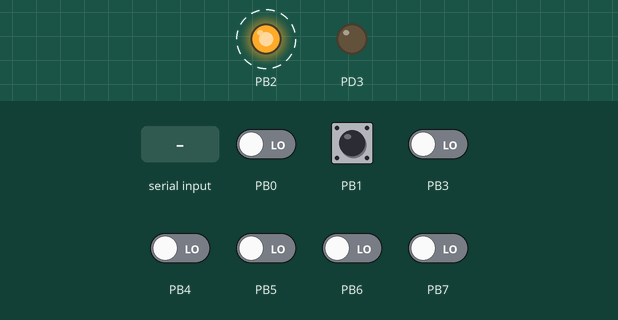
This program was run on a simulated ATmega328P, built with avr-gcc and emulated at 16 MHz. On the bench: output pins drawn as LEDs (lit = HIGH). Dashed ring = blinking. The test bench sets the inputs (shaded band); at power-on: PB1 HIGH, PB0, PB3–7 LOW. EEPROM starts erased; what the program prints to the serial monitor is not drawn.

Above: at 1.25 s.
1.3 s: "1\n" received over Serial
Timing chart, 0 to 10.3 s (numbered marks = the images above; inputs shaded):
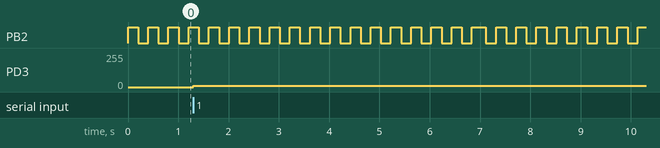

Measured:
- after the input at 1.3 s, PD3: 0/255 → 10/255 at once
- by itself, PB2: alternates HIGH for 0.20 s and LOW for 0.20 s

The program:

main.c
```c
#include "PlasmaSpeaker.h"

#include <string.h>
#include <stdio.h>

// Uncomment to skip entering into binary mode
// For debug purposes
#define PLAY_MUSIC

// 1024 byte circular buffer
// If head == tail, buffer is empty
#define tune_buffer_max_len 1024
uint8_t tune_buffer[tune_buffer_max_len];

uint16_t head; // First free data index, put new data at this index and increase
uint16_t tail; // First available data index, fetch data from this index and increase
uint8_t tone;
volatile bool tune_buffer_empty;

int16_t buffer_push(uint8_t data)
{
	int16_t next = head + 1;
	if (next >= tune_buffer_max_len)
	{
		next = 0;
	}

	// Circular buffer full
	if (next == tail)
	{
		return -1;
	}

	tune_buffer[head] = data;
	head = next;

	// Success
	return 0;
}

int16_t buffer_pop(uint8_t *data)
{
	// Circular buffer empty
	if (head == tail)
	{
		return -1;
	}

	int16_t next = tail + 1;
	if(next >= tune_buffer_max_len)
	{
		next = 0;
	}

	*data = tune_buffer[tail];
	tail = next;

	// Success
	return 0;
}

// Change PCM sample 8000 times a second if there's any, or request new samples
void callback_8000hz()
{
#ifdef PLAY_MUSIC

	if (buffer_pop(&tone) == 0)
	{
		tone_pwm_update(tone);
	}
	else
	{
		tune_buffer_empty = true;
	}

#endif
}

int main(void)
{
	pinNum_t in_button = B1;
	pinNum_t status_led = B2;

	logicLevel_t status_led_on = HIGH;
	logicLevel_t in_button_last = HIGH;

	tone_pwm_init();

	pinMode(in_button, MODE_INPUT_PULLUP);
	pinMode(status_led, MODE_OUTPUT);
	pinWrite(status_led, status_led_on);

	timer_init();
	timeMs_t lastFlashTime = timer_ms();

	uint8_t quickflashCount = 0;

	// TODO: Read from EEPROM
	uint8_t quickFlashCountNum = eeprom_read8_default(0, 10);
	timeMs_t quickFlashDivider = (timeMs_t)eeprom_read8_default(1, 4);
	timeMs_t flashInterval = (timeMs_t)eeprom_read16_default(2, 200); // flash LED every 200 ms

	uart_init();
	uart_write_str("DISCARD_LINE\n");
	uart_write_str("Hello World!\n");

	// Print EEPROM variables while still in text mode
	uart_write_str("quickFlashCountNum = ");
	uart_write_uint8(quickFlashCountNum);
	uart_write_str("\nquickFlashDivider = ");
	uart_write_uint8(quickFlashDivider);
	uart_write_str("\nflashInterval = ");
	uart_write_uint16(flashInterval);
	uart_write_str("\n\n");

#ifdef PLAY_MUSIC
	volatile bool requested_data = false;
	uart_write_str("BINARY\n");
	uart_set_binary_mode(true);
#endif

	while (1)
	{
		//watchdogReset();

#ifdef PLAY_MUSIC
		// Buffer empty, request more data
		if (tune_buffer_empty)
		{
			if (!requested_data)
			{
				uart_write_16(tune_buffer_max_len);
				requested_data = true;
			}
		}

		// Receive sound data from PC via UART and fill circular buffer
		uint8_t rec_play_tone;
		while (uart_read_byte(&rec_play_tone))
		{
			if (!buffer_push(rec_play_tone))
			{
				tune_buffer_empty = false;
				requested_data = false;
			}
			else
			{
				break;
			}
		}
#endif

		// Sanity test button
		// Make the LED toggle faster for a small period
		logicLevel_t in_button_cur = pinRead(in_button);
		if (in_button_cur != in_button_last)
		{
			in_button_last = in_button_cur;
			if (in_button_cur == HIGH)
			{
#ifndef PLAY_MUSIC
				uart_write_str("HIGH\n");
#endif

				quickflashCount = quickFlashCountNum;
			}
			else
			{
#ifndef PLAY_MUSIC
				uart_write_str("LOW\n");
#endif
			}
		}

		// LED flashing
		timeMs_t curTime = timer_ms();
		timeMs_t curFlashInterval = flashInterval;

		// If button was pressed and quickflashCount was increased
		// make the LED blink quickFlashDivider-times faster
		if (quickflashCount > 0)
		{
			curFlashInterval = curFlashInterval / quickFlashDivider;
		}

		if ((curTime - lastFlashTime) > curFlashInterval)
		{
			lastFlashTime = curTime;
			status_led_on = !status_led_on;

			if (quickflashCount > 0)
			{
				quickflashCount--;
			}
			else
			{
				quickflashCount = 0;
			}

			pinWrite(status_led, status_led_on);
		}
	}
}
```

PlasmaSpeaker.h
```c
#pragma once

//#define F_CPU 16000000UL
#define F_CPU 16000000UL
//            16000000UL

#include <stddef.h>
#include <stdbool.h>
#include <avr/io.h>
#include <util/delay.h>

typedef int pinNum_t;
typedef int pinMode_t;
typedef uint8_t logicLevel_t;

typedef uint16_t timeMs_t;
typedef uint32_t timeUs_t;

#define B0 0
#define B1 1
#define B2 2
#define B3 3
#define B4 4
#define B5 5
#define B6 6
#define B7 7

#define C0 8
#define C1 9
#define C2 10
#define C3 11
#define C4 12
#define C5 13
#define C6 14
#define C7 15

#define D0 16
#define D1 17
#define D2 18
#define D3 19
#define D4 20
#define D5 21
#define D6 22
#define D7 23

#define MODE_INPUT 0
#define MODE_INPUT_PULLUP 1
#define MODE_OUTPUT 2

#define HIGH 1
#define LOW 0

#define BIT(b) (1 << (b))

// Pin IO functions
volatile uint8_t* pinDDR(pinNum_t pinNum);
volatile uint8_t* pinPort(pinNum_t pinNum);
void pinMode(pinNum_t pinNum, pinMode_t pinMode);
void pinWrite(pinNum_t pinNum, logicLevel_t level);
uint8_t pinRead(pinNum_t pinNum);
logicLevel_t invertLevel(logicLevel_t level);

// Watchdog functions
void watchdogEnable(bool en);
void watchdogReset();

// UART functions
void uart_init();
bool uart_line_available();
uint16_t uart_read(char* input);
void uart_write(const char* output, uint16_t length);
void uart_set_binary_mode(bool binary_mode);
bool uart_is_binary();
bool uart_read_byte(uint8_t* out_byte);
void uart_write_8(uint8_t byte);
void uart_write_16(uint16_t ushort);
void uart_write_str(const char* str);
void uart_write_uint16(uint16_t num);
void uart_write_uint8(uint8_t num);

// Timer functions
void timer_init();
timeMs_t timer_ms();
void timer_delay_ms(timeMs_t ms);

// PWM functions
void tone_pwm_init();
void tone_pwm_update(uint8_t tone);

// EEPROM functions
void eeprom_write8(uint8_t offset, uint8_t byte);
uint8_t eeprom_read8(uint8_t offset);
void eeprom_write16(uint8_t offset, uint16_t ushort);
uint16_t eeprom_read16(uint8_t offset);
uint8_t eeprom_read8_default(uint8_t offset, uint8_t def);
uint16_t eeprom_read16_default(uint8_t offset, uint16_t def);
```

eeprom.c
```c
#include "PlasmaSpeaker.h"
#include <avr/io.h>
#include <avr/eeprom.h>

void eeprom_write8(uint8_t offset, uint8_t byte)
{
	eeprom_write_byte((uint8_t*)(uint16_t)offset, byte);
}

uint8_t eeprom_read8(uint8_t offset)
{
	return eeprom_read_byte((uint8_t*)(uint16_t)offset);
}

// Split 16 bit numbers into high and low and read/write them separately
void eeprom_write16(uint8_t offset, uint16_t ushort)
{
	uint8_t hi = (uint8_t)((ushort >> 8) & 0xFF);
	uint8_t lo = (uint8_t)(ushort & 0xFF);
	eeprom_write8(offset, hi);
	eeprom_write8(offset + 1, lo);
}

uint16_t eeprom_read16(uint8_t offset)
{
	uint8_t hi = eeprom_read8(offset);
	uint8_t lo = eeprom_read8(offset + 1);
	return ((uint16_t)hi << 8) | lo;
}

// Read a number at an offset, if there's no value there (0xFF default), write a default
// preset value in it's place and return it
uint8_t eeprom_read8_default(uint8_t offset, uint8_t def)
{
	uint8_t val = eeprom_read8(offset);

	if (val == 0xFF)
	{
		eeprom_write8(offset, def);
		return def;
	}

	return val;
}

uint16_t eeprom_read16_default(uint8_t offset, uint16_t def)
{
	uint16_t val = eeprom_read16(offset);

	if (val == 0xFFFF)
	{
		eeprom_write16(offset, def);
		return def;
	}

	return val;
}
```

timer.c
```c
#include "PlasmaSpeaker.h"
#include "avr/interrupt.h"
#include "avr/io.h"

volatile uint16_t time_counter;
volatile timeMs_t time_counter_ms;

void callback_8000hz();

ISR(TIMER1_COMPA_vect)
{
	time_counter++;

	if (time_counter >= 8)
	{
		time_counter = 0;
		time_counter_ms++;
	}

	callback_8000hz();
}

void timer_init()
{
	cli();

	// Set clear timer on compare match mode
	TCCR1B = (TCCR1B & ~BIT(WGM13)) | BIT(WGM12);
	TCCR1A = TCCR1A & ~(BIT(WGM11) | BIT(WGM10));

	// No prescaler
	TCCR1B = (TCCR1B & ~(BIT(CS12) | BIT(CS11))) | BIT(CS10);

	// Trigger frequency 8000 Hz
	OCR1A = F_CPU / 8000;
	TIMSK1 |= BIT(OCIE1A);

	sei();
}

timeMs_t timer_ms()
{
	return time_counter_ms;
}

void timer_delay_ms(timeMs_t ms)
{
	timeMs_t startTime = timer_ms();

	while ((timer_ms() - startTime) < ms)
	{
	}
}
```

tone_pwm.c
```c
#include "PlasmaSpeaker.h"
#include "avr/interrupt.h"
#include "avr/io.h"
#include <math.h>

#define OUT_PIN D3

void tone_pwm_update(uint8_t tone)
{
	OCR2B = tone;
}

void tone_pwm_init()
{
	pinMode(OUT_PIN, MODE_OUTPUT);
	pinWrite(OUT_PIN, LOW);

	// Fast PWM, 62.5 kHz
	TCCR2A |= BIT(WGM21) | BIT(WGM20);
	TCCR2B &= ~BIT(WGM22);

	TCCR2A = (TCCR2A | BIT(COM2B1)) & ~BIT(COM2B0);
	TCCR2A &= ~(BIT(COM2A1) | BIT(COM2A0));

	TCCR2B = (TCCR2B & ~(BIT(CS12) | BIT(CS11))) | BIT(CS10);
}
```

uart.c
```c
#include "PlasmaSpeaker.h"
#include <string.h>
#include <stdio.h>

// 110'000 baud - 13.75 kilobytes per second
// We need at least 8 kilobytes per second - 64000 baud
// Music is sampled at 8000 Hz, each sample is 1 byte in size in PCM format
// PCM - https://en.wikipedia.org/wiki/Pulse-code_modulation
#define BAUD 110000
#include <util/setbaud.h>

#define IN_BUFFER_LEN 512

bool uart_binary_mode;
char in_buffer[IN_BUFFER_LEN];
int16_t in_buffer_idx;

void clear_input()
{
	in_buffer_idx = 0;

	for (int i = 0; i < IN_BUFFER_LEN; i++)
	{
		in_buffer[i] = 0;
	}
}

void uart_init()
{
	clear_input();
	uart_set_binary_mode(false);

	UBRR0H = UBRRH_VALUE;
	UBRR0L = UBRRL_VALUE;

#if USE_2X
	UCSR0A |= BIT(U2X0);
#else
	UCSR0A &= ~BIT(U2X0);
#endif

	// Enable RX and TX
	UCSR0B |= BIT(RXEN0) | BIT(TXEN0);
}

bool uart_read_byte(uint8_t* out_byte)
{
	while (!(UCSR0A & BIT(RXC0)))
	{
		return false;
	}

	*out_byte = UDR0;
	return true;
}

bool uart_line_available()
{
	uint8_t inByte;
	if (uart_read_byte(&inByte)) {
		in_buffer[in_buffer_idx] = (char)inByte;
		in_buffer_idx++;

		if (inByte == 10)
		{
			return true;
		}
	}

	return false;
}

uint16_t uart_read(char* input)
{
	uint16_t ret_len = in_buffer_idx;

	for (uint16_t i = 0; i < ret_len; i++)
	{
		input[i] = in_buffer[i];
	}

	input[ret_len] = 0;
	clear_input();
	return ret_len;

}

void uart_write_8(uint8_t byte)
{
	while ((UCSR0A & BIT(UDRE0)) == 0)
	{
	};

	UDR0 = byte;
}

void uart_write_16(uint16_t ushort)
{
	uart_write_8(ushort & 0xFF);
	uart_write_8((ushort >> 8) & 0xFF);
}

void uart_write(const char* output, uint16_t length)
{
	for (int i = 0; i < length; i++)
	{
		uart_write_8(output[i]);
	}
}

void uart_write_uint8(uint8_t num)
{
	char buf[5];
	int len = sprintf(buf, "%u", num);
	uart_write(buf, len);
}

void uart_write_uint16(uint16_t num)
{
	char buf[10];
	int len = sprintf(buf, "%u", num);
	uart_write(buf, len);
}

void uart_write_str(const char* str)
{
	uint16_t len = strlen(str);
	uart_write(str, len);
}

void uart_set_binary_mode(bool binary_mode)
{
	uart_binary_mode = binary_mode;
}

bool uart_is_binary()
{
	return uart_binary_mode;
}
```

watchdog.c
```c
#include "PlasmaSpeaker.h"
#include "avr/interrupt.h"
#include "avr/wdt.h"
#include "avr/io.h"

void watchdogEnable(bool en)
{
	cli();
	watchdogReset();

	// Enable/disable
	if (en)
	{
		WDTCSR = (1 << WDCE) | (1 << WDE);
		WDTCSR = (0 << WDIF) | (0 << WDIE) | (0 << WDCE) | (1 << WDE) | WDTO_2S;
	}
	else
	{
		WDTCSR |= (1 << WDCE) | (1 << WDE);
		WDTCSR = 0;
	}

	sei();
}

void watchdogReset()
{
	wdt_reset();
}
```

pins.c
```c
#include "PlasmaSpeaker.h"

pinNum_t translatePinNum(pinNum_t pinNum)
{
	if (pinNum >= 16)
	{
		return pinNum - 16;
	}

	if (pinNum >= 8)
	{
		return pinNum - 8;
	}

	return pinNum;
}

volatile uint8_t* pinDDR(pinNum_t pinNum)
{
	if (pinNum >= B0 && pinNum <= B7)
	{
		return &DDRB;
	}
	else if (pinNum >= C0 && pinNum <= C7)
	{
		return &DDRC;
	}
	else if (pinNum >= D0 && pinNum <= D7)
	{
		return &DDRD;
	}
	else
	{
		return NULL;
	}
}

volatile uint8_t* pinPort(pinNum_t pinNum)
{
	if (pinNum >= B0 && pinNum <= B7)
	{
		return &PORTB;
	}
	else if (pinNum >= C0 && pinNum <= C7)
	{
		return &PORTC;
	}
	else if (pinNum >= D0 && pinNum <= D7)
	{
		return &PORTD;
	}
	else
	{
		return NULL;
	}
}

volatile uint8_t* pinPin(pinNum_t pinNum)
{
	if (pinNum >= B0 && pinNum <= B7)
	{
		return &PINB;
	}
	else if (pinNum >= C0 && pinNum <= C7)
	{
		return &PINC;
	}
	else if (pinNum >= D0 && pinNum <= D7)
	{
		return &PIND;
	}
	else
	{
		return NULL;
	}
}

void pinMode(pinNum_t pinNum, pinMode_t pinMode)
{
	pinNum_t pinNumTrans = translatePinNum(pinNum);
	volatile uint8_t* reg_ddr = pinDDR(pinNum);
	volatile uint8_t* reg_port = pinPort(pinNum);

	if (pinMode == MODE_INPUT)
	{
		*reg_ddr &= ~(1 << pinNumTrans);
		*reg_port &= ~(1 << pinNumTrans);
	}
	else if (pinMode == MODE_INPUT_PULLUP)
	{
		*reg_ddr &= ~(1 << pinNumTrans);
		*reg_port |= (1 << pinNumTrans);
	}
	else if (pinMode == MODE_OUTPUT)
	{
		*reg_ddr |= (1 << pinNumTrans);
	}
}

void pinWrite(pinNum_t pinNum, logicLevel_t level)
{
	pinNum_t pinNumTrans = translatePinNum(pinNum);
	volatile uint8_t* reg_port = pinPort(pinNum);

	/*// Invert for D
	if (pinNum >= D0 && pinNum <= D7)
	{
		level = invertLevel(level);
	}*/

	if (level == LOW)
	{
		*reg_port &= ~(1 << pinNumTrans);
	}
	else
	{
		*reg_port |= (1 << pinNumTrans);
	}
}

logicLevel_t pinRead(pinNum_t pinNum)
{
	pinNum_t pinNumTrans = translatePinNum(pinNum);
	volatile uint8_t* reg_pin = pinPin(pinNum);

	if ((~*reg_pin & (1 << pinNumTrans)) != 0)
	{
		return LOW;
	}
	else
	{
		return HIGH;
	}
}

logicLevel_t invertLevel(logicLevel_t level)
{
	if (level == LOW)
	{
		return HIGH;
	}

	return LOW;
}
```
